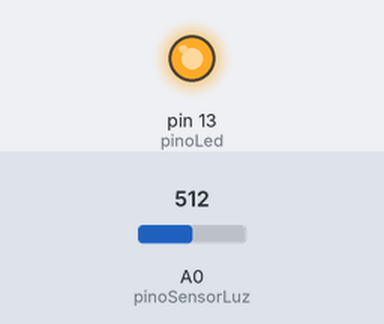
Simulated run of this sketch. Board: Arduino Uno, built with avr-gcc and run on an emulated ATmega328P. Parts: output pins drawn as LEDs (lit = HIGH). The test bench sets the inputs (shaded band); at power-on: A0 (pinoSensorLuz) = 512.

Above: at 1.2 s.
1.3 s: A0 (pinoSensorLuz) set to 889
2.8 s: A0 (pinoSensorLuz) set to 914
At 4.0 s:
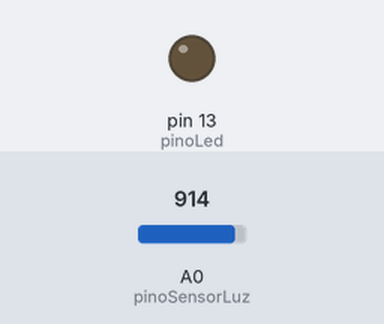
4.3 s: A0 (pinoSensorLuz) set to 890
At 5.5 s:
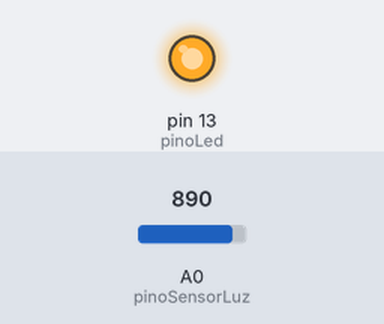
5.8 s: A0 (pinoSensorLuz) set to 900
At 6.7 s:
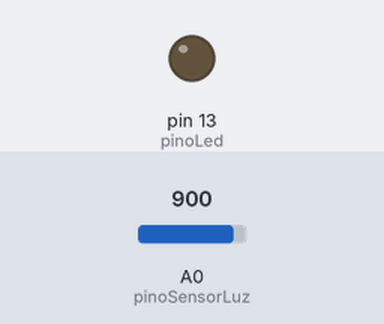
Timing chart, 0 to 8.3 s (numbered marks = the images above; inputs shaded):
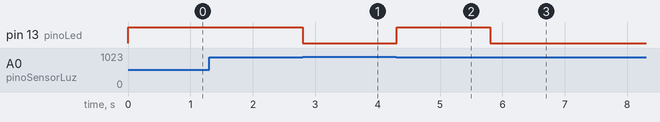

Measured:
- the behaviour switches between 899 and 900 on A0 (pinoSensorLuz) (found by bisection; images 0 and 1)
- after the input at 1.3 s, every drawn part: stays the same
- after the input at 2.8 s, pin 13 (pinoLed): HIGH → LOW at once
- after the input at 4.3 s, pin 13 (pinoLed): LOW → HIGH at once
- after the input at 5.8 s, pin 13 (pinoLed): HIGH → LOW at once

The sketch:

Sensor_de_Luz_Ambiente.ino
```cpp
// Projeto 10 - Sensor de luz ambiente

int pinoLed = 13;
int pinoSensorLuz = A0;
int valorLuz = 0;

void setup()
{
  pinMode(pinoLed,OUTPUT);
}


void loop() {
  valorLuz = analogRead(pinoSensorLuz);
  if(valorLuz<900)
  {
    digitalWrite(pinoLed, HIGH);
  }
  else
  {
    digitalWrite(pinoLed, LOW);
  }
  delay(10);
}
```
